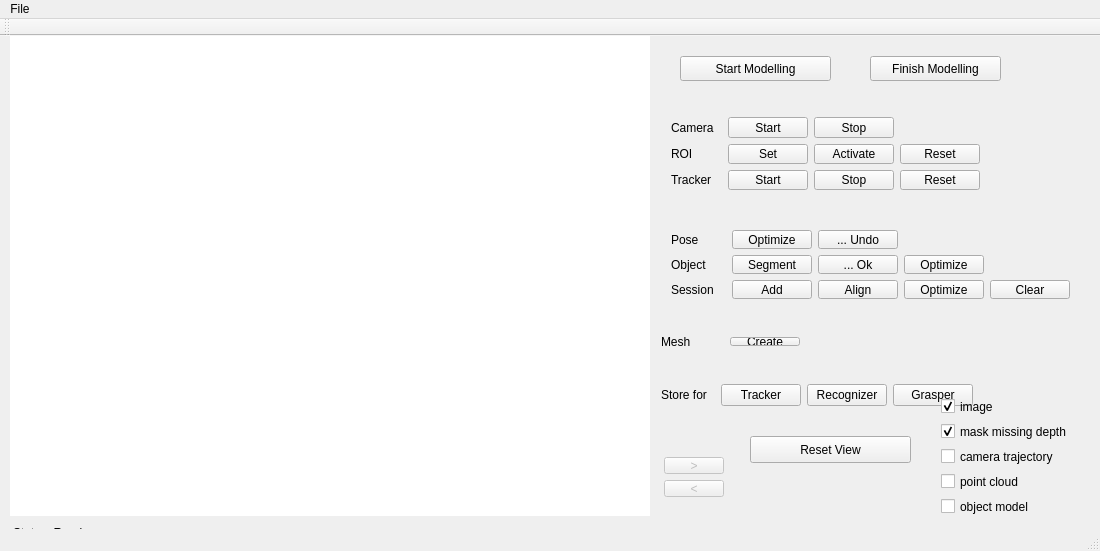
<?xml version="1.0" encoding="UTF-8"?>
<ui version="4.0">
 <class>MainWindow</class>
 <widget class="QMainWindow" name="MainWindow">
  <property name="enabled">
   <bool>true</bool>
  </property>
  <property name="geometry">
   <rect>
    <x>0</x>
    <y>0</y>
    <width>1100</width>
    <height>551</height>
   </rect>
  </property>
  <property name="windowTitle">
   <string>MainWindow</string>
  </property>
  <property name="statusTip">
   <string/>
  </property>
  <widget class="QWidget" name="centralWidget">
   <widget class="QGraphicsView" name="glView">
    <property name="geometry">
     <rect>
      <x>10</x>
      <y>0</y>
      <width>640</width>
      <height>480</height>
     </rect>
    </property>
    <property name="sizePolicy">
     <sizepolicy hsizetype="Fixed" vsizetype="Fixed">
      <horstretch>0</horstretch>
      <verstretch>0</verstretch>
     </sizepolicy>
    </property>
    <property name="maximumSize">
     <size>
      <width>640</width>
      <height>480</height>
     </size>
    </property>
    <property name="frameShape">
     <enum>QFrame::NoFrame</enum>
    </property>
    <property name="frameShadow">
     <enum>QFrame::Plain</enum>
    </property>
    <property name="lineWidth">
     <number>0</number>
    </property>
    <property name="sceneRect">
     <rectf>
      <x>0.000000000000000</x>
      <y>0.000000000000000</y>
      <width>640.000000000000000</width>
      <height>480.000000000000000</height>
     </rectf>
    </property>
    <property name="viewportUpdateMode">
     <enum>QGraphicsView::NoViewportUpdate</enum>
    </property>
   </widget>
   <widget class="QLabel" name="statusLabel">
    <property name="geometry">
     <rect>
      <x>13</x>
      <y>488</y>
      <width>640</width>
      <height>17</height>
     </rect>
    </property>
    <property name="text">
     <string>Status: Ready</string>
    </property>
   </widget>
   <widget class="QWidget" name="layoutWidget4">
    <property name="geometry">
     <rect>
      <x>653</x>
      <y>410</y>
      <width>82</width>
      <height>62</height>
     </rect>
    </property>
    <layout class="QVBoxLayout" name="verticalLayout">
     <item>
      <widget class="QPushButton" name="imForward">
       <property name="enabled">
        <bool>false</bool>
       </property>
       <property name="text">
        <string>&gt;</string>
       </property>
      </widget>
     </item>
     <item>
      <widget class="QPushButton" name="imBackward">
       <property name="enabled">
        <bool>false</bool>
       </property>
       <property name="text">
        <string>&lt;</string>
       </property>
      </widget>
     </item>
    </layout>
   </widget>
   <widget class="QWidget" name="layoutWidget5">
    <property name="geometry">
     <rect>
      <x>930</x>
      <y>350</y>
      <width>166</width>
      <height>141</height>
     </rect>
    </property>
    <layout class="QVBoxLayout" name="verticalLayout_2">
     <item>
      <widget class="QCheckBox" name="ShowImage">
       <property name="text">
        <string>image</string>
       </property>
       <property name="checked">
        <bool>true</bool>
       </property>
      </widget>
     </item>
     <item>
      <widget class="QCheckBox" name="ShowDepthMask">
       <property name="text">
        <string>mask missing depth</string>
       </property>
       <property name="checked">
        <bool>true</bool>
       </property>
      </widget>
     </item>
     <item>
      <widget class="QCheckBox" name="ShowCameras">
       <property name="text">
        <string>camera trajectory</string>
       </property>
      </widget>
     </item>
     <item>
      <widget class="QCheckBox" name="ShowPointCloud">
       <property name="enabled">
        <bool>true</bool>
       </property>
       <property name="text">
        <string>point cloud</string>
       </property>
       <property name="checked">
        <bool>false</bool>
       </property>
      </widget>
     </item>
     <item>
      <widget class="QCheckBox" name="ShowObjectModel">
       <property name="enabled">
        <bool>true</bool>
       </property>
       <property name="text">
        <string>object model</string>
       </property>
       <property name="checked">
        <bool>false</bool>
       </property>
      </widget>
     </item>
    </layout>
   </widget>
   <widget class="QPushButton" name="ResetView">
    <property name="geometry">
     <rect>
      <x>750</x>
      <y>400</y>
      <width>161</width>
      <height>27</height>
     </rect>
    </property>
    <property name="text">
     <string>Reset View</string>
    </property>
   </widget>
   <widget class="QWidget" name="layoutWidget">
    <property name="geometry">
     <rect>
      <x>660</x>
      <y>70</y>
      <width>331</width>
      <height>95</height>
     </rect>
    </property>
    <layout class="QGridLayout" name="gridLayout">
     <item row="0" column="0">
      <widget class="QLabel" name="label">
       <property name="text">
        <string>Camera</string>
       </property>
      </widget>
     </item>
     <item row="0" column="1">
      <widget class="QPushButton" name="CamStart">
       <property name="text">
        <string>Start</string>
       </property>
      </widget>
     </item>
     <item row="0" column="2">
      <widget class="QPushButton" name="CamStop">
       <property name="text">
        <string>Stop</string>
       </property>
      </widget>
     </item>
     <item row="1" column="0">
      <widget class="QLabel" name="label_3">
       <property name="text">
        <string>ROI</string>
       </property>
      </widget>
     </item>
     <item row="1" column="1">
      <widget class="QPushButton" name="setROI">
       <property name="text">
        <string>Set</string>
       </property>
      </widget>
     </item>
     <item row="1" column="2">
      <widget class="QPushButton" name="ActivateROI">
       <property name="text">
        <string>Activate</string>
       </property>
      </widget>
     </item>
     <item row="1" column="3">
      <widget class="QPushButton" name="ResetROI">
       <property name="text">
        <string>Reset</string>
       </property>
      </widget>
     </item>
     <item row="2" column="0">
      <widget class="QLabel" name="label_2">
       <property name="text">
        <string>Tracker</string>
       </property>
      </widget>
     </item>
     <item row="2" column="1">
      <widget class="QPushButton" name="TrackerStart">
       <property name="text">
        <string>Start</string>
       </property>
      </widget>
     </item>
     <item row="2" column="2">
      <widget class="QPushButton" name="TrackerStop">
       <property name="text">
        <string>Stop</string>
       </property>
      </widget>
     </item>
     <item row="2" column="3">
      <widget class="QPushButton" name="ResetTracker">
       <property name="text">
        <string>Reset</string>
       </property>
      </widget>
     </item>
    </layout>
   </widget>
   <widget class="QWidget" name="layoutWidget">
    <property name="geometry">
     <rect>
      <x>660</x>
      <y>183</y>
      <width>421</width>
      <height>91</height>
     </rect>
    </property>
    <layout class="QGridLayout" name="gridLayout_2" columnstretch="0,0,0,0,0">
     <item row="1" column="1">
      <widget class="QPushButton" name="SegmentObject">
       <property name="text">
        <string>Segment</string>
       </property>
      </widget>
     </item>
     <item row="0" column="0">
      <widget class="QLabel" name="label_4">
       <property name="text">
        <string>Pose</string>
       </property>
      </widget>
     </item>
     <item row="0" column="1">
      <widget class="QPushButton" name="OptimizePoses">
       <property name="enabled">
        <bool>true</bool>
       </property>
       <property name="text">
        <string>Optimize</string>
       </property>
      </widget>
     </item>
     <item row="0" column="2">
      <widget class="QPushButton" name="undoOptimize">
       <property name="enabled">
        <bool>true</bool>
       </property>
       <property name="text">
        <string>... Undo</string>
       </property>
      </widget>
     </item>
     <item row="1" column="0">
      <widget class="QLabel" name="label_5">
       <property name="text">
        <string>Object</string>
       </property>
      </widget>
     </item>
     <item row="2" column="0">
      <widget class="QLabel" name="label_7">
       <property name="text">
        <string>Session</string>
       </property>
      </widget>
     </item>
     <item row="1" column="2">
      <widget class="QPushButton" name="okSegmentation">
       <property name="enabled">
        <bool>true</bool>
       </property>
       <property name="text">
        <string>... Ok</string>
       </property>
      </widget>
     </item>
     <item row="2" column="1">
      <widget class="QPushButton" name="SessionAdd">
       <property name="text">
        <string>Add</string>
       </property>
      </widget>
     </item>
     <item row="2" column="2">
      <widget class="QPushButton" name="SessionAlign">
       <property name="text">
        <string>Align</string>
       </property>
      </widget>
     </item>
     <item row="2" column="4">
      <widget class="QPushButton" name="SessionClear">
       <property name="text">
        <string>Clear</string>
       </property>
      </widget>
     </item>
     <item row="2" column="3">
      <widget class="QPushButton" name="SessionOptimize">
       <property name="text">
        <string>Optimize</string>
       </property>
      </widget>
     </item>
     <item row="1" column="3">
      <widget class="QPushButton" name="OptimizeObject">
       <property name="enabled">
        <bool>true</bool>
       </property>
       <property name="text">
        <string>Optimize</string>
       </property>
      </widget>
     </item>
    </layout>
   </widget>
   <widget class="QWidget" name="layoutWidget">
    <property name="geometry">
     <rect>
      <x>650</x>
      <y>330</y>
      <width>334</width>
      <height>58</height>
     </rect>
    </property>
    <layout class="QGridLayout" name="gridLayout_3">
     <item row="0" column="1">
      <widget class="QPushButton" name="SaveTrackerModel">
       <property name="enabled">
        <bool>true</bool>
       </property>
       <property name="text">
        <string>Tracker</string>
       </property>
      </widget>
     </item>
     <item row="0" column="2">
      <widget class="QPushButton" name="SavePointClouds">
       <property name="text">
        <string>Recognizer</string>
       </property>
      </widget>
     </item>
     <item row="0" column="0">
      <widget class="QLabel" name="label_6">
       <property name="text">
        <string>Store for</string>
       </property>
      </widget>
     </item>
     <item row="0" column="3">
      <widget class="QPushButton" name="SaveMeshModel">
       <property name="text">
        <string>Grasper</string>
       </property>
      </widget>
     </item>
    </layout>
   </widget>
   <widget class="QWidget" name="gridLayoutWidget">
    <property name="geometry">
     <rect>
      <x>650</x>
      <y>290</y>
      <width>161</width>
      <height>31</height>
     </rect>
    </property>
    <layout class="QGridLayout" name="gridLayout_4">
     <item row="0" column="0">
      <widget class="QLabel" name="label_8">
       <property name="text">
        <string>Mesh          </string>
       </property>
      </widget>
     </item>
     <item row="0" column="1">
      <widget class="QPushButton" name="CreateMesh">
       <property name="text">
        <string>Create</string>
       </property>
      </widget>
     </item>
    </layout>
   </widget>
   <widget class="QPushButton" name="StartModelling">
    <property name="geometry">
     <rect>
      <x>680</x>
      <y>20</y>
      <width>151</width>
      <height>25</height>
     </rect>
    </property>
    <property name="text">
     <string>Start Modelling</string>
    </property>
   </widget>
   <widget class="QPushButton" name="FinishModelling">
    <property name="geometry">
     <rect>
      <x>870</x>
      <y>20</y>
      <width>131</width>
      <height>25</height>
     </rect>
    </property>
    <property name="text">
     <string>Finish Modelling</string>
    </property>
   </widget>
   <zorder>layoutWidget</zorder>
   <zorder>layoutWidget</zorder>
   <zorder>layoutWidget</zorder>
   <zorder>glView</zorder>
   <zorder>statusLabel</zorder>
   <zorder>layoutWidget4</zorder>
   <zorder>layoutWidget5</zorder>
   <zorder>ResetView</zorder>
   <zorder>gridLayoutWidget</zorder>
   <zorder>StartModelling</zorder>
   <zorder>FinishModelling</zorder>
  </widget>
  <widget class="QMenuBar" name="menuBar">
   <property name="geometry">
    <rect>
     <x>0</x>
     <y>0</y>
     <width>1100</width>
     <height>22</height>
    </rect>
   </property>
   <widget class="QMenu" name="menuFile">
    <property name="title">
     <string>File</string>
    </property>
    <addaction name="separator"/>
    <addaction name="actionPreferences"/>
    <addaction name="separator"/>
    <addaction name="actionExit"/>
   </widget>
   <addaction name="menuFile"/>
  </widget>
  <widget class="QToolBar" name="mainToolBar">
   <attribute name="toolBarArea">
    <enum>TopToolBarArea</enum>
   </attribute>
   <attribute name="toolBarBreak">
    <bool>false</bool>
   </attribute>
  </widget>
  <widget class="QStatusBar" name="statusBar"/>
  <action name="actionExit">
   <property name="text">
    <string>Exit</string>
   </property>
  </action>
  <action name="actionPreferences">
   <property name="text">
    <string>Preferences</string>
   </property>
  </action>
 </widget>
 <layoutdefault spacing="6" margin="11"/>
 <resources/>
 <connections/>
</ui>
